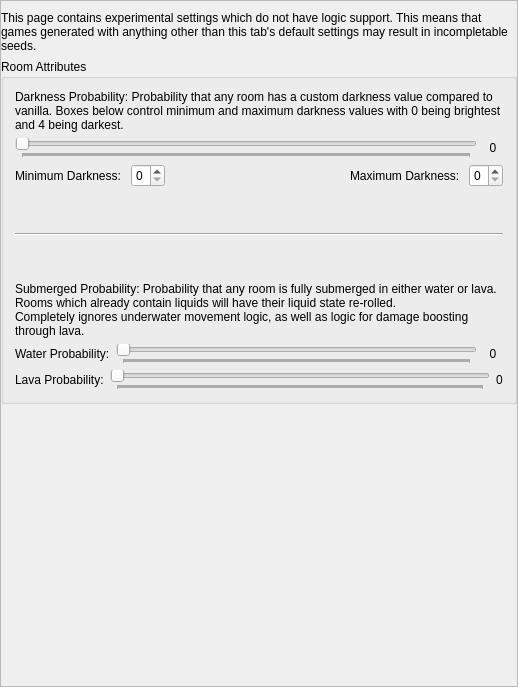
<?xml version="1.0" encoding="UTF-8"?>
<ui version="4.0">
 <class>PresetAM2RChaos</class>
 <widget class="QMainWindow" name="PresetAM2RChaos">
  <property name="geometry">
   <rect>
    <x>0</x>
    <y>0</y>
    <width>518</width>
    <height>687</height>
   </rect>
  </property>
  <property name="windowTitle">
   <string>Other</string>
  </property>
  <widget class="QWidget" name="centralWidget">
   <property name="maximumSize">
    <size>
     <width>16777215</width>
     <height>16777215</height>
    </size>
   </property>
   <layout class="QVBoxLayout" name="verticalLayout">
    <property name="leftMargin">
     <number>0</number>
    </property>
    <property name="topMargin">
     <number>0</number>
    </property>
    <property name="rightMargin">
     <number>0</number>
    </property>
    <property name="bottomMargin">
     <number>0</number>
    </property>
    <item>
     <widget class="QScrollArea" name="scroll_area">
      <property name="widgetResizable">
       <bool>true</bool>
      </property>
      <widget class="QWidget" name="scroll_contents">
       <property name="geometry">
        <rect>
         <x>0</x>
         <y>0</y>
         <width>518</width>
         <height>687</height>
        </rect>
       </property>
       <layout class="QVBoxLayout" name="scroll_layout">
        <property name="leftMargin">
         <number>0</number>
        </property>
        <property name="topMargin">
         <number>2</number>
        </property>
        <property name="rightMargin">
         <number>0</number>
        </property>
        <property name="bottomMargin">
         <number>0</number>
        </property>
        <item>
         <spacer name="top_spacer">
          <property name="orientation">
           <enum>Qt::Vertical</enum>
          </property>
          <property name="sizeType">
           <enum>QSizePolicy::Fixed</enum>
          </property>
          <property name="sizeHint" stdset="0">
           <size>
            <width>20</width>
            <height>8</height>
           </size>
          </property>
         </spacer>
        </item>
        <item>
         <widget class="QLabel" name="chaos_label">
          <property name="text">
           <string>&lt;html&gt;&lt;head/&gt;&lt;body&gt;&lt;p&gt;This page contains experimental settings which do not have logic support. This means that games generated with anything other than this tab's default settings may result in incompletable seeds.&lt;/p&gt;&lt;/body&gt;&lt;/html&gt;</string>
          </property>
          <property name="wordWrap">
           <bool>true</bool>
          </property>
         </widget>
        </item>
        <item>
         <widget class="QGroupBox" name="shuffle_item_pos_group">
          <property name="title">
           <string>Room Attributes</string>
          </property>
          <layout class="QVBoxLayout" name="verticalLayout_4">
           <item>
            <widget class="QLabel" name="darkness_label">
             <property name="text">
              <string>&lt;html&gt;&lt;head/&gt;&lt;body&gt;&lt;p&gt;Darkness Probability: Probability that any room has a custom darkness value compared to vanilla. Boxes below control minimum and maximum darkness values with 0 being brightest and 4 being darkest.&lt;/p&gt;&lt;/body&gt;&lt;/html&gt;</string>
             </property>
             <property name="wordWrap">
              <bool>true</bool>
             </property>
            </widget>
           </item>
           <item>
            <layout class="QHBoxLayout" name="darkness_layout">
             <item>
              <widget class="QSlider" name="darkness_slider">
               <property name="maximum">
                <number>1000</number>
               </property>
               <property name="pageStep">
                <number>2</number>
               </property>
               <property name="orientation">
                <enum>Qt::Horizontal</enum>
               </property>
               <property name="tickPosition">
                <enum>QSlider::TicksBelow</enum>
               </property>
              </widget>
             </item>
             <item>
              <widget class="QLabel" name="darkness_slider_label">
               <property name="sizePolicy">
                <sizepolicy hsizetype="Fixed" vsizetype="Fixed">
                 <horstretch>0</horstretch>
                 <verstretch>0</verstretch>
                </sizepolicy>
               </property>
               <property name="minimumSize">
                <size>
                 <width>20</width>
                 <height>0</height>
                </size>
               </property>
               <property name="text">
                <string>0</string>
               </property>
               <property name="alignment">
                <set>Qt::AlignCenter</set>
               </property>
              </widget>
             </item>
            </layout>
           </item>
           <item>
            <layout class="QHBoxLayout" name="darkness_restriction_layout">
             <item>
              <widget class="QLabel" name="darkness_min_label">
               <property name="text">
                <string>Minimum Darkness: </string>
               </property>
              </widget>
             </item>
             <item>
              <widget class="QSpinBox" name="darkness_min_spin">
               <property name="maximum">
                <number>4</number>
               </property>
              </widget>
             </item>
             <item>
              <spacer name="horizontalSpacer">
               <property name="orientation">
                <enum>Qt::Horizontal</enum>
               </property>
               <property name="sizeType">
                <enum>QSizePolicy::Expanding</enum>
               </property>
               <property name="sizeHint" stdset="0">
                <size>
                 <width>40</width>
                 <height>20</height>
                </size>
               </property>
              </spacer>
             </item>
             <item>
              <widget class="QLabel" name="darkness_max_label">
               <property name="text">
                <string>Maximum Darkness: </string>
               </property>
              </widget>
             </item>
             <item>
              <widget class="QSpinBox" name="darkness_max_spin">
               <property name="maximum">
                <number>4</number>
               </property>
              </widget>
             </item>
            </layout>
           </item>
           <item>
            <spacer name="verticalSpacer_2">
             <property name="orientation">
              <enum>Qt::Vertical</enum>
             </property>
             <property name="sizeHint" stdset="0">
              <size>
               <width>20</width>
               <height>40</height>
              </size>
             </property>
            </spacer>
           </item>
           <item>
            <widget class="Line" name="line">
             <property name="orientation">
              <enum>Qt::Horizontal</enum>
             </property>
            </widget>
           </item>
           <item>
            <spacer name="verticalSpacer_3">
             <property name="orientation">
              <enum>Qt::Vertical</enum>
             </property>
             <property name="sizeHint" stdset="0">
              <size>
               <width>20</width>
               <height>40</height>
              </size>
             </property>
            </spacer>
           </item>
           <item>
            <widget class="QLabel" name="submerged_label">
             <property name="text">
              <string>&lt;html&gt;&lt;head/&gt;&lt;body&gt;&lt;p&gt;Submerged Probability: Probability that any room is fully submerged in either water or lava. Rooms which already contain liquids will have their liquid state re-rolled.&lt;br/&gt;Completely ignores underwater movement logic, as well as logic for damage boosting through lava.&lt;/p&gt;&lt;/body&gt;&lt;/html&gt;</string>
             </property>
             <property name="wordWrap">
              <bool>true</bool>
             </property>
            </widget>
           </item>
           <item>
            <layout class="QHBoxLayout" name="submerged_water_slider_layout">
             <item>
              <widget class="QLabel" name="submerged_water_label">
               <property name="text">
                <string>Water Probability:</string>
               </property>
              </widget>
             </item>
             <item>
              <widget class="QSlider" name="submerged_water_slider">
               <property name="maximum">
                <number>1000</number>
               </property>
               <property name="pageStep">
                <number>2</number>
               </property>
               <property name="orientation">
                <enum>Qt::Horizontal</enum>
               </property>
               <property name="tickPosition">
                <enum>QSlider::TicksBelow</enum>
               </property>
              </widget>
             </item>
             <item>
              <widget class="QLabel" name="submerged_water_slider_label">
               <property name="sizePolicy">
                <sizepolicy hsizetype="Fixed" vsizetype="Fixed">
                 <horstretch>0</horstretch>
                 <verstretch>0</verstretch>
                </sizepolicy>
               </property>
               <property name="minimumSize">
                <size>
                 <width>20</width>
                 <height>0</height>
                </size>
               </property>
               <property name="text">
                <string>0</string>
               </property>
               <property name="alignment">
                <set>Qt::AlignCenter</set>
               </property>
              </widget>
             </item>
            </layout>
           </item>
           <item>
            <layout class="QHBoxLayout" name="submerged_lava_slider_layout">
             <item>
              <widget class="QLabel" name="submerged_lava_label">
               <property name="text">
                <string>Lava Probability:</string>
               </property>
              </widget>
             </item>
             <item>
              <widget class="QSlider" name="submerged_lava_slider">
               <property name="maximum">
                <number>1000</number>
               </property>
               <property name="pageStep">
                <number>2</number>
               </property>
               <property name="orientation">
                <enum>Qt::Horizontal</enum>
               </property>
               <property name="tickPosition">
                <enum>QSlider::TicksBelow</enum>
               </property>
              </widget>
             </item>
             <item>
              <widget class="QLabel" name="submerged_lava_slider_label">
               <property name="text">
                <string>0</string>
               </property>
              </widget>
             </item>
            </layout>
           </item>
          </layout>
         </widget>
        </item>
        <item>
         <spacer name="verticalSpacer">
          <property name="orientation">
           <enum>Qt::Vertical</enum>
          </property>
          <property name="sizeHint" stdset="0">
           <size>
            <width>20</width>
            <height>40</height>
           </size>
          </property>
         </spacer>
        </item>
       </layout>
      </widget>
     </widget>
    </item>
   </layout>
  </widget>
 </widget>
 <layoutdefault spacing="6" margin="11"/>
 <resources/>
 <connections/>
</ui>
